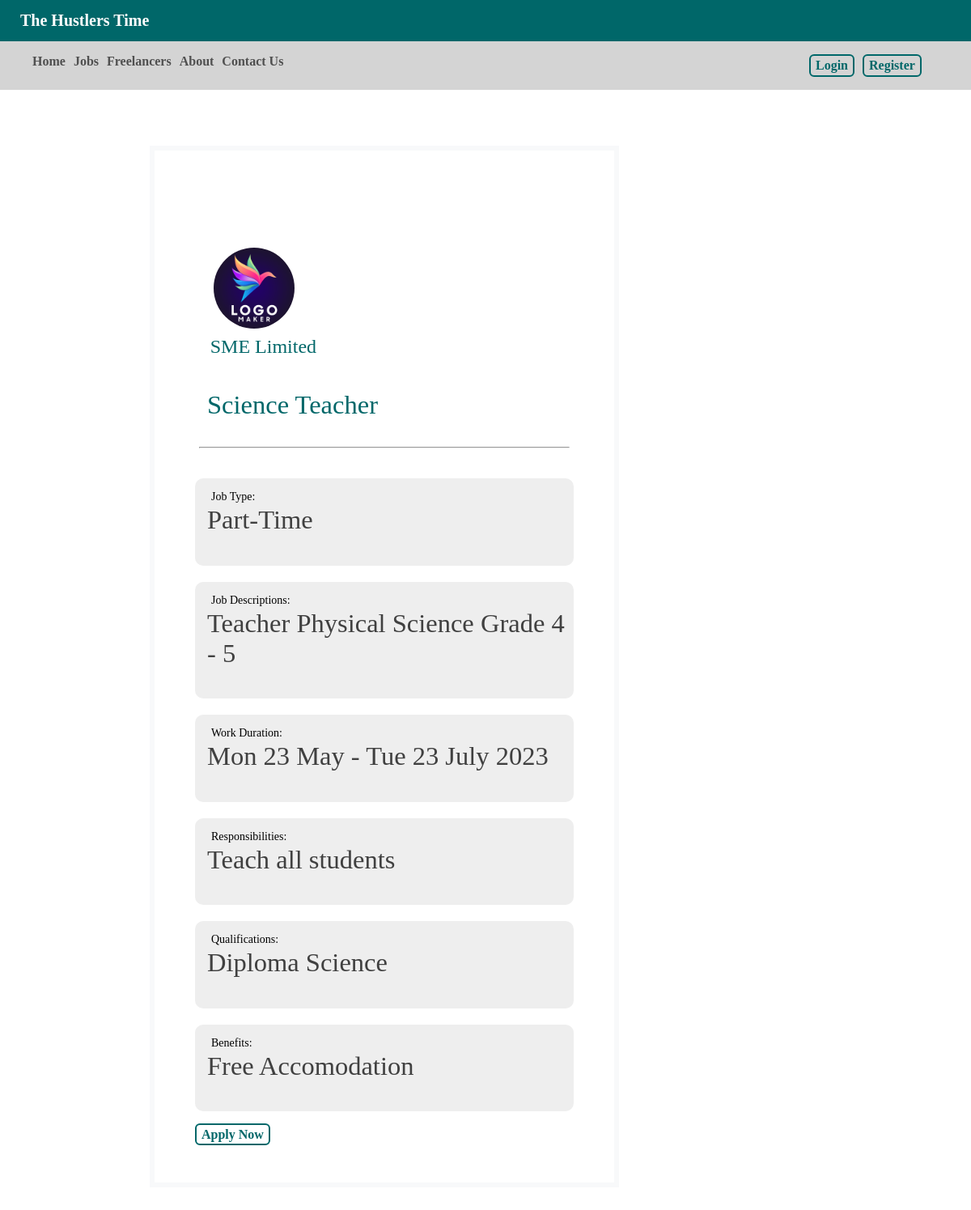
The page /job_ad_opened?id=3 on the database its author committed.
### models.py (models this page shows, shortened)
class Jobs_Ads(Base, UserMixin):
    __tablename__ = "job_ads"
    job_id = Column(Integer, primary_key=True)
    job_title = Column(String(20))
    pay_type = Column(String(20))
    job_type = Column(String(20))
    description = Column(String(200))
    work_duration = Column(String(60))
    work_days = Column(String(60))
    work_hours = Column(String(60))
    responsibilities = Column(String(200))
    qualifications = Column(String(200))
    age_range = Column(String(60))
    benefits = Column(String(200))
    application_deadline = Column(DateTime, nullable=False)
    contact_person = Column(String(40))
    date_posted = Column(DateTime, default=datetime.utcnow, nullable=False) #Records itself
    print("DEBGU: ",company_user.id)
    job_posted_by = Column(Integer, ForeignKey('company_user.id'),nullable=False) #Records itself
    applicantions = relationship("Applications", backref='All Applications', lazy=True)

class user(Base,UserMixin):
    __tablename__ = 'user'
    id = Column(Integer,primary_key=True)
    name = Column(String(20))
    image = Column(String(30), nullable=True)
    email = Column(String(120),unique=True)
    password = Column(String(120), unique=True)
    confirm_password = Column(String(120), unique=True)
    role = Column(String(120))
    __mapper_args__={
        "polymorphic_identity":'user',
        'polymorphic_on':role
    }

### app.py (the view)
@app.route("/job_ad_opened", methods=["GET", "POST"])
def view_job():
    if request.method == 'GET':
        id = request.args['id']
        job_ad = db.query(Jobs_Ads).get(id)
    return render_template('job_ad_opened.html',item=job_ad,db=db,company_user=company_user)

### templates/job_ad_opened.html (shortened to what this page needs)
{% extends "base.html" %}
{% block content %}
<div style="margin-bottom:100px"   class="tags">
    <div class="flash-messages" class="btns">
        </div>
    <div style="min-width:470px;margin-left:-5px;"  class="form_container">
        <div style="width:100%;margin:0 auto;">
        <div style="" >
        <div style="" class="jb-viewed-job_ad_style">
                <div class="row justify-content-center">
                <div class="col-md-5">
                <div class="jb-viewed-card">
                <div class="jb-viewed-card-body py-md-4">
                <div style="margin-left:5%"   class="img-cont">
                      {% if db.query(company_user).get(item.job_posted_by) %}
                            {% if not db.query(company_user).get(item.job_posted_by).image == None %}
                                <img class="prf-image" src="{{url_for('static', filename='images/' + db.query(company_user).get(item.job_posted_by).image)}}"/>
                            {% endif %}
                      {% else %}
                            <img class="prf-image" src="static/images/default.jpg"/>
                      {% endif %}
                    </div>
                </div>
                    <h2 style="margin-top:-15px" class="card-title text-center">{{db.query(company_user).get(item.job_posted_by).name}}</h2>
                    <div style="background-color:#fff;" class="job_ad_group marginise-bottom adj-wid">
                         <p style="font-size:21px;font-weight:400;color:#006769;">{{item.job_title}}</p>
                        <hr>
                    </div>
                    {% if item.job_type %}
                     <div class="job_ad_group marginise-bottom">
                         <label for="Job Type" class="labels">Job Type: </label>
                          <p>{{ item.job_type}}</p>
                     </div>
                    {% endif %}
                    <div class="job_ad_group adj-wid marginise-bottom">
                        <label for="Job Descriptions" class="labels">Job Descriptions: </label>
                          <p>{{ item.description}}</p>
                     </div>
                        {% if item.work_duration %}
                     <div class="job_ad_group marginise-bottom">
                        <label for="Work Duration" class="labels">Work Duration: </label>
                        <p>{{item.work_duration}}</p>
                     </div>
                    {% endif %}
                    {% if item.responsibilities %}
                     <div class="job_ad_group marginise-bottom">
                        <label for="Responsibilities" class="labels">Responsibilities: </label>
                        <p>{{item.responsibilities}}</p>
                     </div>
                    {% endif %}
                    <div class="job_ad_group marginise-bottom">
                        <label for="Qualifications" class="labels">Qualifications: </label>
                        <p>{{ item.qualifications}}</p>
                     </div>
                    {% if item.benefits %}
                      <div class="job_ad_group marginise-bottom">
                          <label for="Benefits" class="labels">Benefits: </label>
                          <p>{{item.benefits}}</p>
                     </div>
                    {% endif %}
                     <div>
                        {% if current_user.role != 'company_user' %}
                            <a class="btns" href="/send_application?job_id={{item.job_id}}">Apply Now</a>
                         {% endif %}
                </div>
                </div>
                </div>
              </div>
              </div>
              </div>
            </div>
       </div>
    </div>
{% endblock %}

### static/css/styles.css (style rules this page uses)
html { box-sizing:border-box }
*,*:before,*:after { box-sizing:inherit }
html { -ms-text-size-adjust:100%;-webkit-text-size-adjust:100% }
p { font-weight:300; color:#303030; }
h1,h2,h3 { color:#303030 ; }
body { margin:0; font-family:Montserrat !important; }
a { text-decoration:none; color:#404040; }
.btns { //outline:none; background:none; //margin: 30px 0; //background-color:#006769; border: 2px solid #006769; color:#006769; font-weight:bold; border-radius:6px; padding:3px 6px; text-decoration:none; }
.flash-messages { //height:40px; padding:10px; }
.tags h1,h2,h3 { margin: 35px 4%; color:#404040; line-height:1x; }
* { font-family:Montserrat; font-weight:400; }
.job_ad_group { //margin-left:-10px; }
.img-cont { //display:flex; width:100px; height:100px; border-radius:50%; overflow:hidden; content-justify:center; margin:15% 15% auto auto; }
.job_ad_group { background-color: #eee; width:100%; padding:5px; border-radius:10px; font-size:25px; //display:block; //white-space:no-nowrap; }
.job_ad_group p { margin-top:0; color:#404040; font-size:16px; padding-left:10px; }
.jb-viewed-card { border: 0.40rem solid #f8f9fa; //top: 10%; //display:flex; justify-content:left; align-items:left; width:100%; padding:50px; }
.tags { margin:150px auto 0px auto ; width:70%; //background-color:#eee; }
.prf-image { width:100%; height:100%; //margin:10px 0px auto auto; object-fit:cover; //border-radius:50%; }
.form_container { display:flex; //justify-content:flex-start; max-width:600px; min-width:400px !important; direction:column; border-radius:10px; padding:10px; //height:50vh; //background-color:red; }
h2 { padding-top: 1.5rem; }
.card-title { color:#006769; }
.labels { font-size:14px; margin:10px 10px; padding:5px; }
.marginise-bottom { margin-bottom:20px; }
.job_ad_group { //width:70%; }
:is(p) { font-size:130% !important; }

### rows shown on the page
Jobs_Ads: job_posted_by.image (picture), query "SME Limited", job_title "Science Teacher", job_type "Part-Time", description "Teacher Physical Science Grade 4 - 5", work_duration "Mon 23 May - Tue 23 July 2023", responsibilities "Teach all students", qualifications "Diploma Science", benefits "Free Accomodation"
